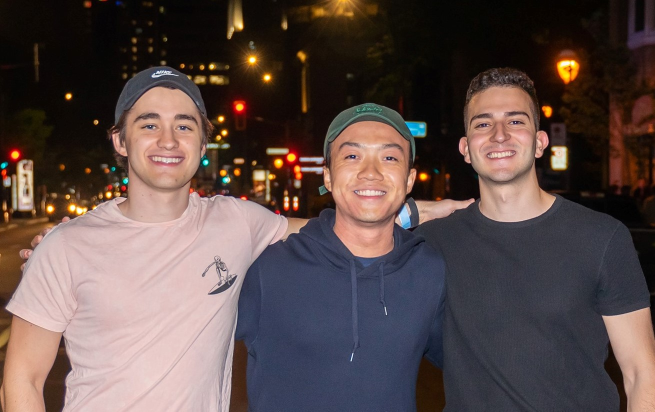
#> input picture Assignment_4/submission/data/test.jpg, 1310 x 823 px (shown at 1/2 size)
$ jupyter execute --allow-errors Assignemnt4.ipynb
#> lines starting #> are read from the running program, lines starting #| are printed output that depends on the picture; after the words box and inside, x2 and y2 are one past the last pixel; in counts of white or black regions, pixels touching at a corner belong together
[cell 1]
import cv2
import matplotlib.pyplot as plt
import os
import glob
import numpy as np
import sklearn as sk
from sklearn.neighbors import KNeighborsClassifier

# 1 Data Acquisition

[cell 2]
# read in test image
test_path = './data/test.jpg'
test_pic = cv2.imread(test_path, cv2.IMREAD_GRAYSCALE)
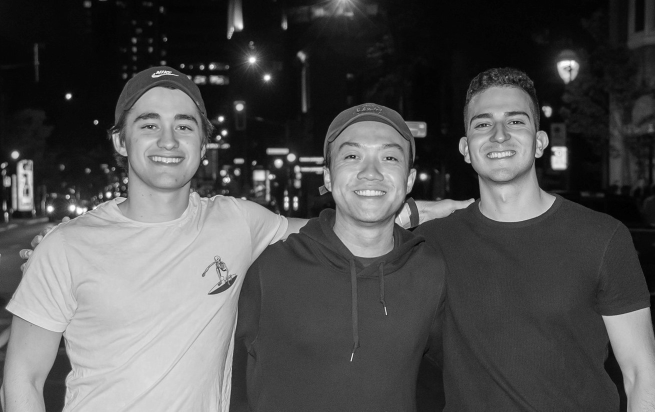
#> test_pic: shape (823, 1310) (shown at 1/2 size); min 0, max 255, mean 81

# Plot test image
plt.figure(figsize=(15, 10))
plt.title('Test Image')
plt.imshow(test_pic, 'gray'), plt.axis('off')
plt.show()

#### Resize and change color for training images

[cell 3]
train_path = "./data/train/"

# read in all original train images to an array
images = []
subject = []

#new picture dimensions
width = 180
height = 260
dim = (width, height)

count = 0

for folder in os.listdir(train_path):
    subject_temp = []
    img_temp = []
    for file in glob.glob(train_path+folder+"/*.jpg"):
        img_temp.append(cv2.resize(cv2.cvtColor(cv2.imread(file), cv2.COLOR_BGR2GRAY), dim, interpolation = cv2.INTER_AREA))
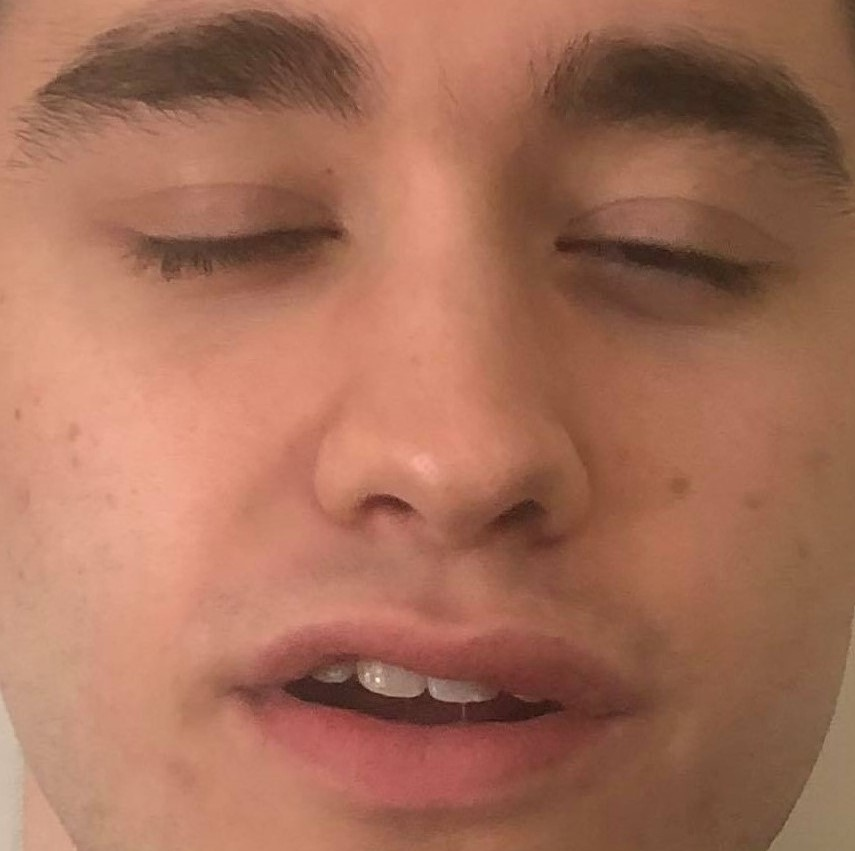
#> input picture Assignment_4/submission/data/train/Brendan/1.jpg, 855 x 851 px
        subject_temp.append(folder)
    subject = subject + subject_temp
    images = images + img_temp


#Display 5 example images of each individual
display_title = ["Chris Evans", "Chris Hemsworth", "Mark Ruffalo"]
plt.figure(figsize=(20, 10))
#> (the rest of this cell did not finish here and is left out)

#### Describe how you selected the images with respect to the conditions of the detection/recognition methods?

As the PCA method is affected greatly by lighting conditions and occlusions, the traingng image set of each person is collected in the same lighting condition taking care not to have any occlusions or shadows. The only varible between the images is changes in experssion.
After collecting the images, they are all manually cropped to include just the subjects face and then resized. Also i am using grayscale images to reduce the computational complexity.
##### However, due to the social distancing measures put in place to combat the COVID-19 pandemic, the group test image is an older image taken in non ideal lighting conditions. There are also chages in hairstyle and beard of the people in the picture. This will cause some errors in detection/ recognition.

# 2 Eigenface Representation

[cell 4]
pixels = height * width
total_images = 30

#convert images to vectors
img_vector = []

for img in images:
    face = img.reshape(pixels,)
    img_vector.append(face)

img_vector = np.asarray(img_vector)
img_vector = img_vector.transpose()

print("image vector shape: " + str(img_vector.shape))
#| image vector shape: (46800, 3)

[cell 5]
# subtract mean
img_vector_mean = img_vector.mean(axis=1)
img_vector_mean = img_vector_mean.reshape(img_vector.shape[0], 1)
normalized_img_vector = img_vector - img_vector_mean

[cell 6]
#sigma
covariance = np.cov(np.transpose(normalized_img_vector))

[cell 7]
#Eigen vector
eigen_values, eigen_vectors = np.linalg.eig(covariance)
print (eigen_values)
print(eigen_vectors.shape)
#| (3, 3)

[cell 8]
#sort
eigen_vectors = [eigen_vectors for _,eigen_vectors in sorted(zip(eigen_values,eigen_vectors), reverse = True)]
eigen_values = sorted(eigen_values, reverse = True)
eigen_vectors= np.array(eigen_vectors)
subject = [subject for _,subject in sorted(zip(eigen_values,subject), reverse = True)]

#total variance
total_var = []
#> (the rest of this cell did not finish here and is left out)

#### Do you need all vectors to represent the data?

No we do not need all the vectors to represent our data. As can be seen from the graphs above, most of the variance is introduced by just the first few vectors. Having all the vectors greatly increases the complexity and computational resources needed. It would also cause the model to overfit. As we can see, the change in variance is very limited after the 5th vector. So i have chosen to use just the first 5 vectors.

[cell 9]
#select best 5 eigenvectors
print ("Eigen vector shape: " + str(eigen_vectors.shape))
#| Eigen vector shape: (3, 3)
best_eigen_vectors = eigen_vectors[0:5, :]
print("Best Eigen vector shape: " + str(best_eigen_vectors.shape))
#| Best Eigen vector shape: (3, 3)

#convert to higher dimension
eigen_faces = best_eigen_vectors.dot(np.transpose(normalized_img_vector))
print(eigen_faces.shape)
#| (3, 46800)

weights = np.transpose(normalized_img_vector).dot(np.transpose(eigen_faces))
print(weights.shape)
#| (3, 3)

[cell 10]
eigen_disp = []
#> (the rest of this cell did not finish here and is left out)

# 3 Neighbourhood clustering

[cell 11]
def getAccuracy(vector, subjects):
    vector = np.transpose(vector)
    count = 0
    for i in range(len(vector)):
        min = float('inf')
        for j in range(len(vector)):
            if i != j:
                dist = np.linalg.norm(vector[i]-vector[j], ord=2)
                if dist < min:
                    min = dist
                    index = j
        if subjects[i] == subjects[index]:
            count += 1
    accuracy = count*100/len(vector)
    return accuracy

[cell 12]
acc_org = getAccuracy(img_vector, subject)
acc_eig = getAccuracy(eigen_vectors, subject)
acc_norm = getAccuracy(normalized_img_vector, subject)
print(f'Original high dimensional pixel space accuracy: ' + str(acc_org) + "%")
print(f'Normalized high dimensional pixel space accuracy: ' + str(acc_norm) + "%")
print(f'Eigenspace accuracy: ' + str(acc_eig) + "%")

#### Would you expect there to be a significant difference?

There should not be a significant difference in accuracy as the PCA method is expected by design to capture most of the information of the original pixel space in a smaller dimension. In my case the difference is just 6%. Also it is interesting to see that the accuracy of the normalized high dimension pixel space is 100%.

# 4 Face Detection and Recognition

[cell 13]
def sliding_window(image, stepSize, windowSize):
    # slide a window across the image
    for y in range(100, 250, stepSize):
        for x in range(0, 1000, stepSize):
            # yield the current window
            yield (x, y, image[y:y + windowSize[1], x:x + windowSize[0]])

[cell 14]
def findFace(winSize, resizeDim, stride, threshold, test_img, img_vector_mean, eigen_faces, weights):
#> called with winSize = (180, 225), resizeDim = (180, 260), stride = 13, threshold = 5000000, img_vector_mean = array of shape (46800, 1), eigen_faces = array of shape (3, 46800), weights = array of shape (3, 3)
    (winW, winH) = winSize    #window size
    stepSize = stride                #stride
    people = []
    names = []
    test_out = test_img.copy()
    # extract overlapping windows from the test image and process each
    for (x, y, window) in sliding_window(test_img, stepSize, (winW, winH)):

         # if the window does not meet our desired window size, ignore it
        if window.shape[0] != winH or window.shape[1] != winW:
            continue

        #resize each window
        window = cv2.resize(window, dim, interpolation = cv2.INTER_AREA)

        window_org = window

        # process each window
        window = window.reshape(pixels, 1)
        test_norm_face = window - img_vector_mean
        test_weight = np.transpose(test_norm_face).dot(np.transpose(eigen_faces))
        norm = np.linalg.norm(test_weight - weights, ord=2, axis=1)
        dist = min(norm)

        # if distance is less than threahold distance then the window contains a face
        if (dist < threshold):
            print(dist )
            cv2.rectangle(test_out, (x, y), (x + winW, y + winH), (255, 255, 255), 3)
            # identify the person in the window
            index = np.argmin(norm)
            people.append(window_org)
            names.append(subject[index])
#> this loop made 924 passes
#> x on passes 1 to 3: 0, 13, 26
#> pass 1, in findFace, `window = cv2.resize(window, dim, interpolation = cv2.INTER_AREA)`:
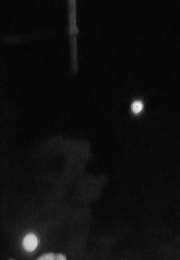
#> window: shape (260, 180); min 2, max 245, mean 14.5
#> pass 2, in findFace, `window = cv2.resize(window, dim, interpolation = cv2.INTER_AREA)`:
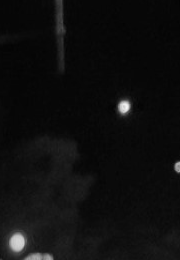
#> window: shape (260, 180); min 2, max 245, mean 14.5
#> pass 3, in findFace, `window = cv2.resize(window, dim, interpolation = cv2.INTER_AREA)`:
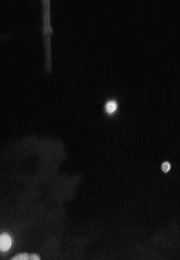
#> window: shape (260, 180); min 2, max 245, mean 14.3
#> after the loop:
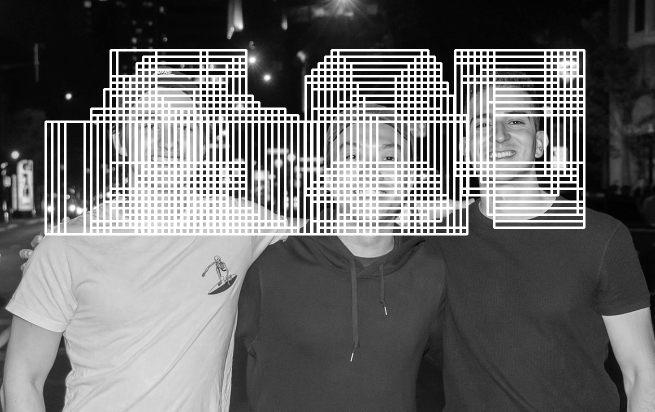
#> test_out: shape (823, 1310) (shown at 1/2 size); 16.88% of pixels changed, all inside (x1, y1, x2, y2) = (89, 98, 1171, 471)


    # view the test image with all faces detected
    fig=plt.figure(figsize=(20, 24), dpi= 80)
    plt.subplot(121), plt.imshow(test_out, cmap = 'gray')
    plt.xticks([]), plt.yticks([])

    # show result of identification of each person in detected faces
    plt.figure(figsize=(20, 10))
    for i in range(len(people)):
        plt.subplot(3,10,i+1), plt.imshow(people[i], cmap = 'gray')
        plt.title(names[i])
        plt.xticks([]), plt.yticks([])

    plt.show()

    return people
